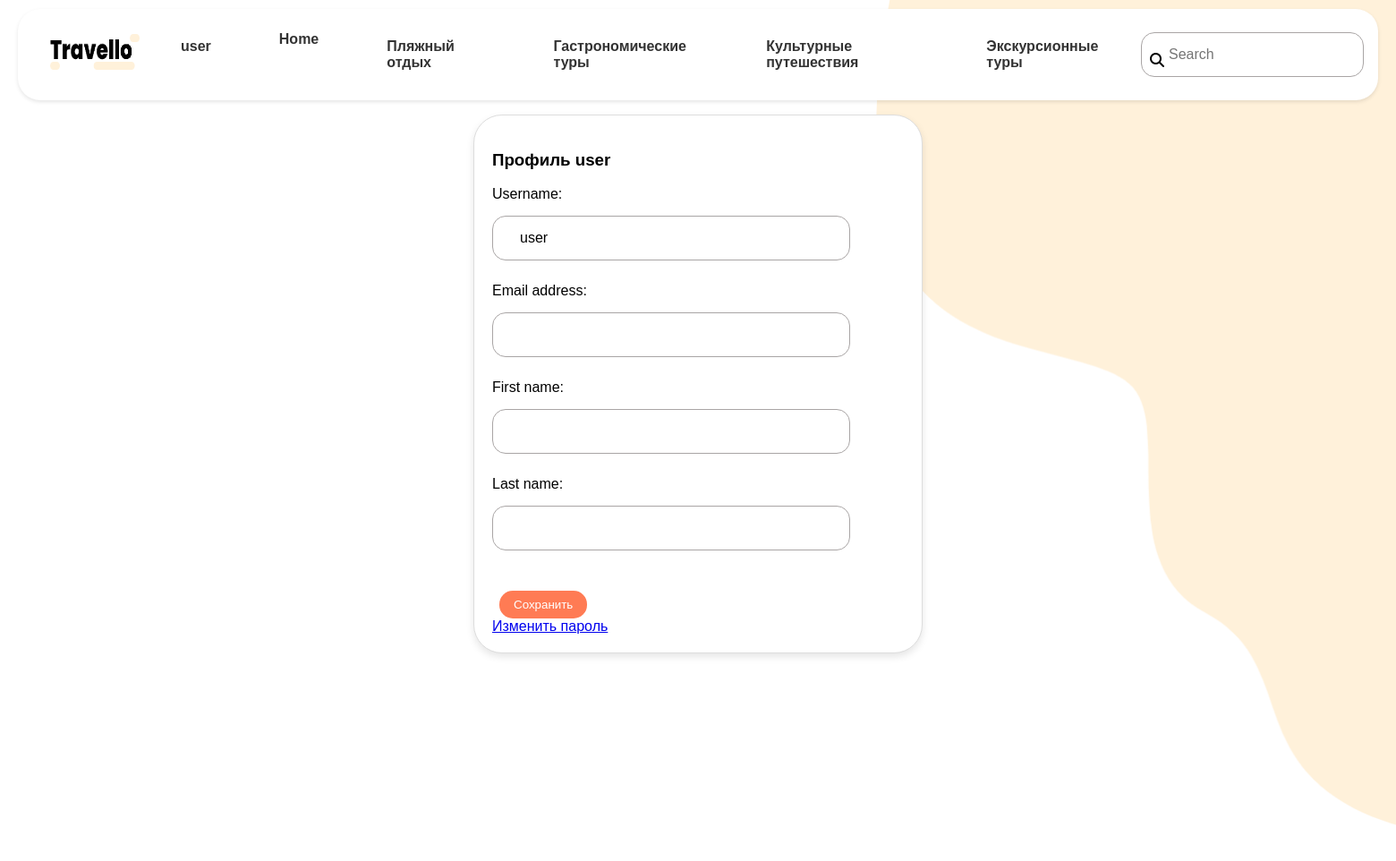
/workspace/profile/ (signed in), run on the app's committed database.
### travel_tour/models.py (models this page shows, shortened)
class Category(models.Model):
    class Meta:
        verbose_name = 'категория'
        verbose_name_plural = 'категории'
    name = models.CharField(max_length=100, verbose_name='название')

### workspace/views.py (the view)
# urls.py: path('profile/', views.profile, name='profile'),
@login_required(login_url='/workspace/login/')
def profile(request):
    form = ChangeProfileForm(instance=request.user)
    if request.method == 'POST':
        form = ChangeProfileForm(instance=request.user, data=request.POST)
        if form.is_valid():
            form.save()
            messages.success(request, f'Профиль успешно изменен')
            return redirect('/workspace/')
    return render(request, 'auth/profile.html', {'form': form})

### workspace/forms.py
class ChangeProfileForm(forms.ModelForm):
    class Meta:
        model = User
        fields = ('username', 'email', 'first_name', 'last_name')
        widgets = {
            'username': forms.TextInput(attrs={'class': 'form-control'}),
            'first_name': forms.TextInput(attrs={'class': 'form-control'}),
            'last_name': forms.TextInput(attrs={'class': 'form-control'}),
            'email': forms.TextInput(attrs={'class': 'form-control'}),
        }

### travel_tour/templatetags/custom_tags.py (called while the page is built)
@register.simple_tag()
def get_categories():
    return Category.objects.all()

### templates/auth/profile.html (shortened to what this page needs)
{% extends 'base.html' %}
{% block content %}
<div class="d-flex justify-content-center align-items-center" style="min-height: 80vh; margin-left: 0;">
    <div class="card" style="min-width: 500px; height: 100%; margin: 0 auto; background-color: white;">
        <div class="card-body">
            <h3 class="text-center mb-4">Профиль {{ request.user.username }}</h3>
            <form action="{% url 'profile' %}" id="profile_form" method="POST" novalidate>
                {% for field in form %}
                    <div class="form-group">
                        {{ field.label_tag }}
                        {{ field }}
                    </div>
                {% endfor %}
                <div class="mb-3">
                    <button type="submit" class="btn btn-primary d-block w-100">Сохранить</button>
                </div>
                <div class="text-center mt-3">
                    <a href="{% url 'change_password' %}">Изменить пароль</a>
                </div>
            </form>
        </div>
    </div>
</div>
{% endblock content %}

### templates/components/nav.html (shortened to what this page needs)
{% load static %}
<nav class="navbar">
    <div class="logo">
        <img src="{% static 'img/Group 590 (1).png' %}" alt="Logo">
    </div>
    <ul class="nav-links">
        {% if request.user.is_authenticated %}
            <li class="nav-item dropdown">
                <a href="#" class="nav-link dropdown-toggle">
                    {{ request.user.username }}
                </a>
            </li>
        {% endif %}
        <li class="nav-item"><a href="{% url 'index' %}">Home</a></li>
        {% include 'components/nav_categories.html' %}
    </ul>
    <form action="{% url 'index' %}" method="get" class="search-form" role="search">
        <i id="lupa" class="fa-solid fa-magnifying-glass search-icon"></i>
        <input class="form-control" value="{{ request.GET.search }}" name="search" type="search" placeholder="Search" aria-label="Search">
    </form>
</nav>

### templates/components/nav_categories.html
{% load custom_tags %}
{% get_categories as categories %}
{% for category in categories %}
    <li class="nav-item">
        <a class="nav-link" href="{% url 'index' %}?category={{ category.id }}">{{ category.name }}</a>
    </li>
{% endfor %}

### static/css/style.css (style rules this page uses)
nav { display: flex; justify-content: space-between; align-items: center; background-color: #ffffff; padding: 10px 20px; box-shadow: 0 2px 5px rgba(0, 0, 0, 0.1); }
nav .logo { font-size: 24px; font-weight: bold; }
nav ul { list-style: none; display: flex; gap: 20px; }
nav ul li a { text-decoration: none; color: #333; }
.form-control { width: 230px !important; height: 40px !important; padding-left: 30px !important; border: 1px solid #a9a5a5; border-radius: 15px; font-size: 16px; outline: none; background-color: white; }
#lupa { position: absolute; padding-left: 10px; padding-top: 12px; cursor: pointer; }
.btn { background: #ff7b54; color: #fff; padding: 10px 20px; border: none; border-radius: 15px; cursor: pointer; }
.logo img { width: 170px; height: 40px; padding: 20px; }
.nav-item { margin-right: 15px; padding: 10px; border-radius: 5px; list-style: none; }
.nav-item a { text-decoration: none; color: #333; }
.card { border: 1px solid #ddd; border-radius: 8px; box-shadow: 0 4px 8px rgba(0, 0, 0, 0.1); margin-bottom: 20px; overflow: hidden; transition: box-shadow 0.3s ease; width: 300px; height: 500px; border-radius: 31.92px; margin: 20px; }
.card-body { padding: 20px; }
.btn-primary { background: #ff7b54; color: #fff; border: none; padding: 8px 16px; border-radius: 4px; text-decoration: none; border-radius: 15px; }
.navbar { display: flex; justify-content: space-between; align-items: center; padding: 10px 20px; background: white; border-radius: 25px; box-shadow: 1px 4px 32px 4px rgba(34, 60, 80, 0.07); }
.navbar .logo img { max-width: 100px; }
.nav-links { display: flex; list-style-type: none; margin: 0; padding: 0; }
.nav-links .nav-item { margin-right: 20px; }
.nav-links .nav-item a { text-decoration: none; color: #333333; font-weight: bold; font-size: 16px; transition: color 0.3s ease; }
.form-control { width: 100% !important; height: 50px !important; }
.btn { margin-top: 20px; }
.navbar { display: flex; align-items: center; padding: 0.5rem 1rem; background-color: #fff; box-shadow: 0 2px 4px rgba(0, 0, 0, 0.1); position: relative; }
.logo img { height: 40px; }
.nav-links { display: flex; list-style: none; margin: 0; padding: 0; flex: 1; justify-content: center; }
.nav-item { margin: 0 0.5rem; position: relative; }
.nav-link { text-decoration: none; color: #333; font-weight: bold; padding: 0.5rem; display: block; }
.search-form { display: flex; align-items: center; margin-left: auto; }
.search-icon { margin-right: 0.5rem; }
.form-control { width: 200px; }
.btn { margin-left: 0.5rem; }
.d-flex { margin-left: 130px; margin-top: 6px; margin-bottom: 10px; }

### templates/auth/profile.html (style rules this page uses)
.form-control { width: 100%; max-width: 400px; margin: 10px 0; padding: 10px; box-sizing: border-box; }
.form-group { margin-bottom: 15px; }
.form-group label { display: block; margin-bottom: 5px; }

### data on the page
Category: name "Пляжный отдых"
Category: name "Гастрономические туры"
Category: name "Культурные путешествия"
Category: name "Экскурсионные туры"

### other printed values
{{ request.user.username }} "user"
{{ field.label_tag }} "Username:" "Email address:" "First name:" "Last name:"
